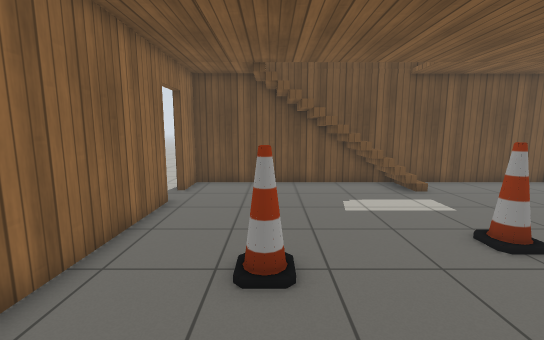
view 1 (above)

21 first-person views from a walk through a world built for the Gazebo simulator. The camera is 1.2 m above the floor, tilts 8° down and sees 90° across. The floor is counted in squares, 0.5 m on a side. Each view is taken from the middle of a square. On the plan, view 1 faces up. The plan holds only what a view shows up to about 17 squares ahead; the rest is blank. The place goes on beyond the plan. Simple patterns stand in for the simulator's built-in surfaces.

view 2
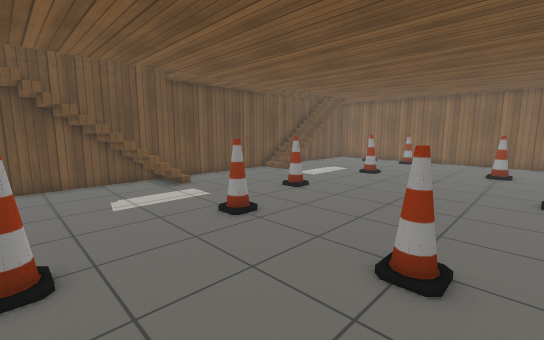

view 3
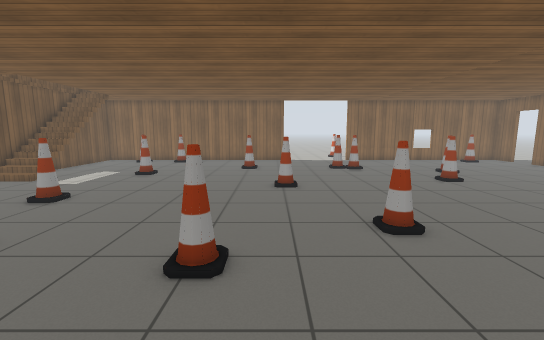

view 4
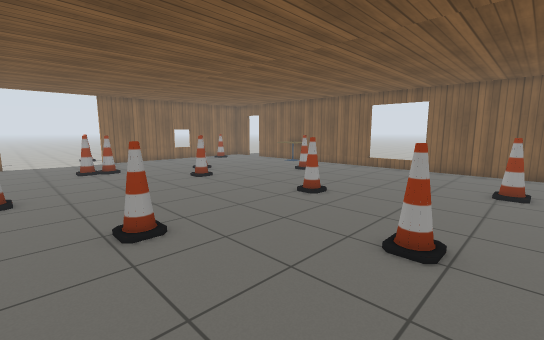

view 5
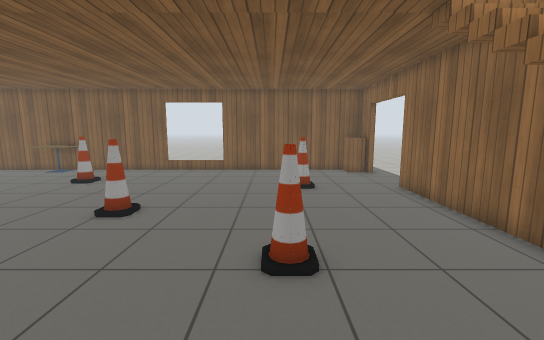

view 6
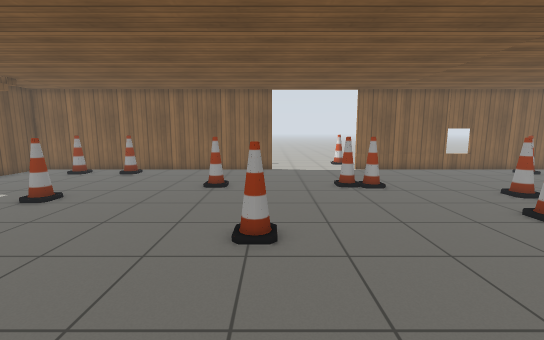

view 7
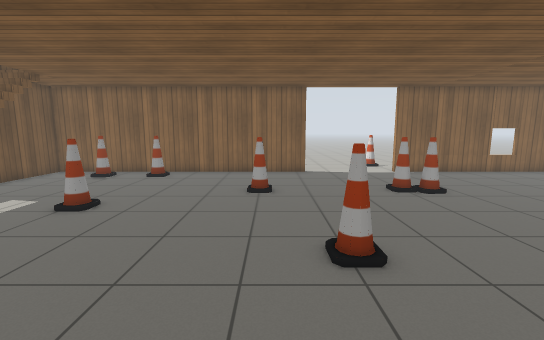

view 8
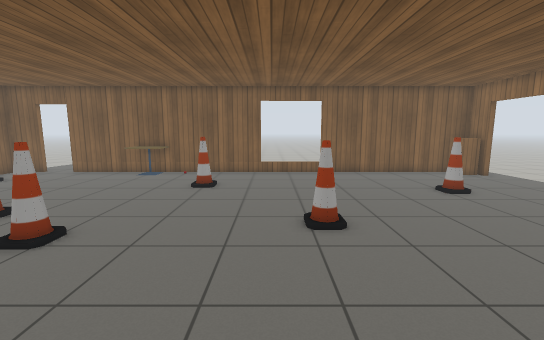

view 9
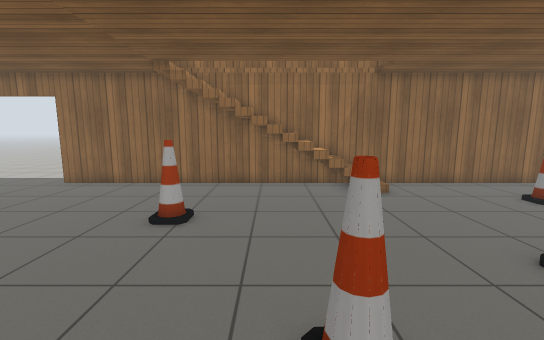

view 10
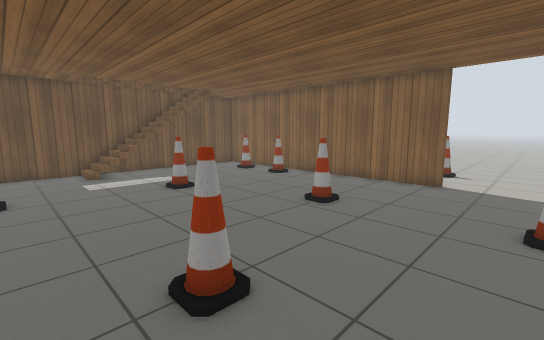

view 11
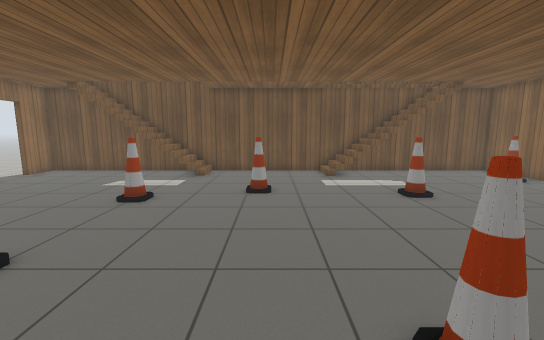

view 12
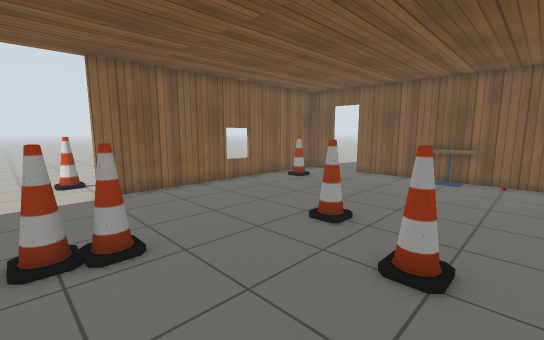

view 13
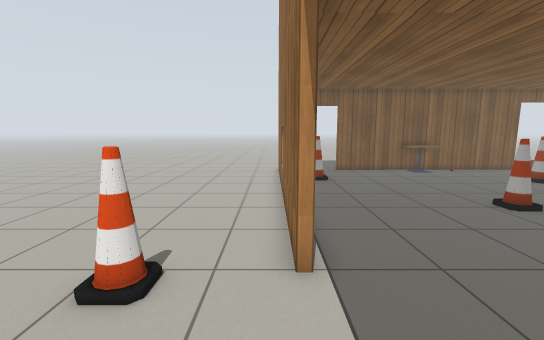

view 14
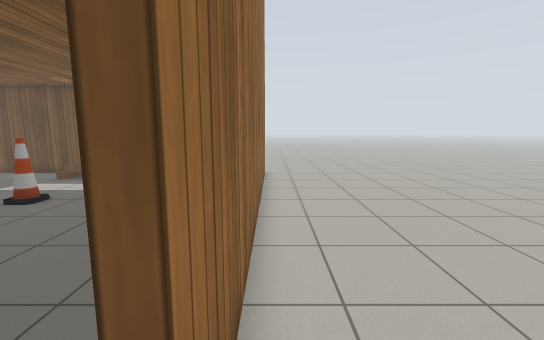

view 15
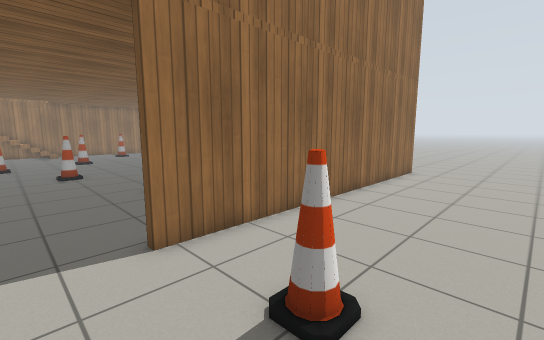

view 16
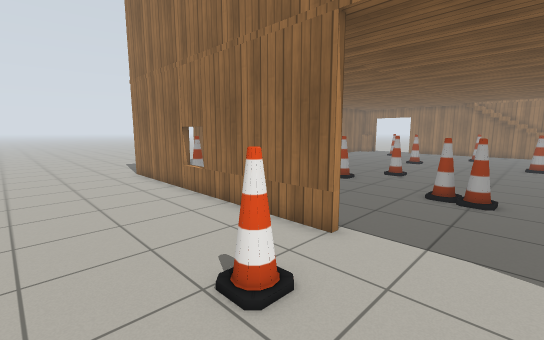

view 17
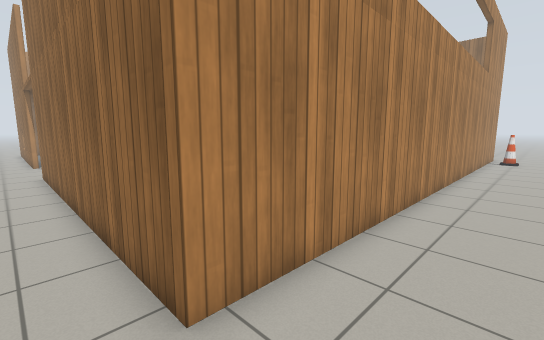

view 18
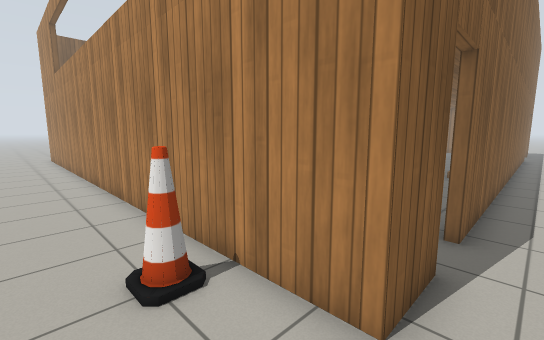

view 19
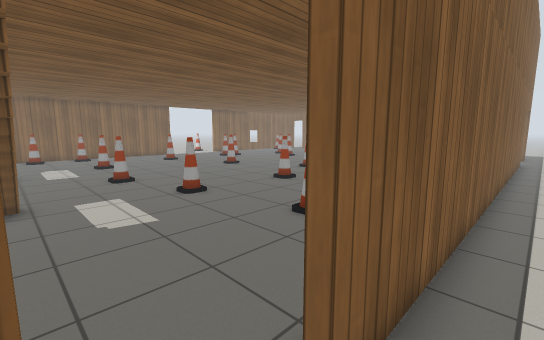

view 20
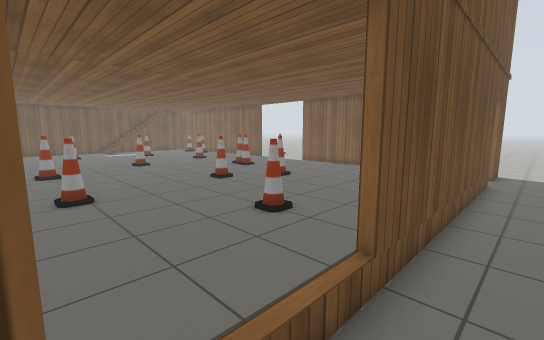

view 21
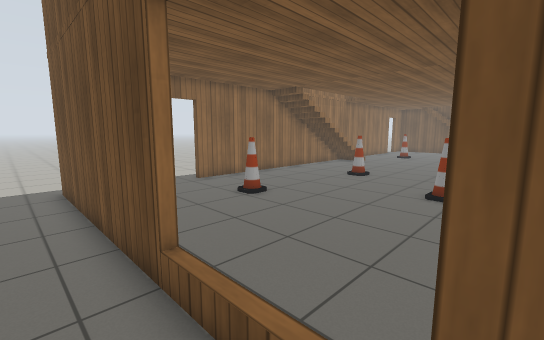

### Floor plan
Points are (right, up) in squares from view 1. A wall is a line through its corners. A room is listed if a view was taken in it or the views show most of it. See-through windows are left out.
Room 1 (views 1, 2, 3, 4, 5, 6, 7, 8, 9, 10, 11, 12, 13, 14, 15, 16, 17, 18, 19, 20, 21)
walls: (23.3, -2.1) (23.3, 12.8) (-3.6, 12.8) (-3.6, 11); (23.6, -7.4) (23.6, -20.4) (21.6, -20.4); (-3.9, -3.4) (-3.9, 9.2); (-3.6, -7.4) (-3.6, -14.8); (-3.9, -12.3) (-3.9, -7.4); (20, -20.4) (-3.9, -20.5); (21.6, -20.1) (23.3, -20.1) (23.3, -7.4); (-3.6, 9.2) (-3.6, -3.6); (-3.9, 11) (-3.9, 13.1) (23.6, 13.1) (23.6, -2); (-3.6, -18.8) (-3.6, -20.2) (20, -20.1)
ways out: open door at (-4, -16.5); open door at (-4, 10.5); open door at (20.5, -20)
objects: cabinet (-3, -19); stairs (-2, -7) to (-2, -2); cone (-1, 14); cone (0, 4); cone (1, -15); stairs (1, 11) to (4, 11); cone (2, -8); cone (5, 0); cone (5, 6); cone (7, -11); cone (7, -4); cone (9, 7) to (10, 7); cone (11, -16); cone (12, -2); other object (13, -19); cone (13, -10); cafe table (14, -20) to (16, -19); stairs (14, 11) to (18, 11); cone (15, 6) to (16, 6); cone (16, -12) to (16, -11); cone (18, -6); cone (18, -5); cone (18, 0) to (18, 1); cone (22, -17); cone (22, 6); cone (22, 9); cone (26, -7); cone (27, -1)

Where each view was taken, in squares from view 1:
view 1: 0 up, 0 right, facing up
view 2: 1 down, 0 right, facing up-right
view 3: 1 down, 0 right, facing right
view 4: 2 down, 0 right, facing down-right
view 5: 3 down, 2 right, facing down
view 6: 2 down, 6 right, facing right
view 7: 0 up, 7 right, facing right
view 8: 4 down, 8 right, facing down
view 9: 5 down, 9 right, facing left
view 10: 5 down, 10 right, facing up-right
view 11: 4 down, 10 right, facing up
view 12: 5 down, 12 right, facing down-right
view 13: 3 down, 24 right, facing down
view 14: 3 down, 24 right, facing up
view 15: 4 down, 29 right, facing up-left
view 16: 4 down, 29 right, facing down-left
view 17: 16 up, 25 right, facing down-left
view 18: 16 up, 5 left, facing down-right
view 19: 11 up, 5 left, facing down-right
view 20: 22 down, 5 right, facing up-right
view 21: 22 down, 9 right, facing up-left
